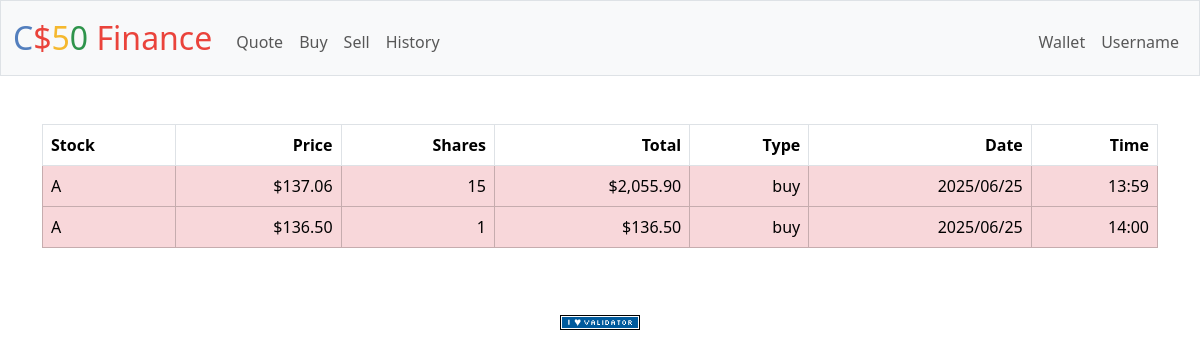
The app's page /history (signed in) with its own data.
### tables this page shows
CREATE TABLE transactions (
    id INTEGER PRIMARY KEY NOT NULL,
    user_id INTEGER NOT NULL,
    symbol TEXT NOT NULL,
    price NUMERIC NOT NULL,
    shares INTEGER NOT NULL,
    total NUMERIC NOT NULL,
    type INTEGER NOT NULL,
    date TEXT NOT NULL,
    FOREIGN KEY (user_id) REFERENCES users(id)
);

CREATE TABLE transactions_type (
id INTEGER PRIMARY KEY AUTOINCREMENT NOT NULL,
desc TEXT NOT NULL
);

### app.py (the view)
@app.route("/history")
@login_required
def history():
    id = session.get("user_id")
    stocks = db.execute("" \
    "SELECT symbol, price, shares, total, tt.desc as type, date " \
    "FROM transactions " \
    "JOIN transactions_type tt ON type = tt.id " \
    "WHERE user_id = ?" \
    "", id)
    for stock in stocks:
        print(stock["date"])
        fdatetime = stock["date"].split()
        stock["time"] = fdatetime[1]
        stock["date"] = fdatetime[0].replace("-", "/")
    return render_template("history.html", stocks=stocks)

### app.py (called while the page is built)
@app.after_request
def after_request(response):
    response.headers["Cache-Control"] = "no-cache, no-store, must-revalidate"
    response.headers["Expires"] = 0
    response.headers["Pragma"] = "no-cache"
    return response

### helpers.py (called while the page is built)
def login_required(f):
    @wraps(f)
    def decorated_function(*args, **kwargs):
        if session.get("user_id") is None:
            return redirect("/login")
        return f(*args, **kwargs)
    return decorated_function

def usd(value):
    return f"${value:,.2f}"

### templates/history.html (shortened to what this page needs)
{% extends "layout.html" %}
{% block main %}
    <table class="table table-bordered">
        <thead>
            <tr>
                <th scope="col"  class="text-start">Stock</th>
                <th scope="col"  class="text-end">Price</th>
                <th scope="col"  class="text-end">Shares</th>
                <th scope="col"  class="text-end">Total</th>
                <th scope="col"  class="text-end">Type</th>
                <th scope="col"  class="text-end">Date</th>
                <th scope="col"  class="text-end">Time</th>
            </tr>
        </thead>
        <tbody>
            {% for stock in stocks %}
                <tr class="{% if stock.type == 'sell' %} table-sucess {% else %} table-danger {% endif %}">
                    <td  class="text-start">{{ stock.symbol }}</td>
                    <td  class="text-end">{{ stock.price | usd }}</td>
                    <td  class="text-end">{{ stock.shares }}</td>
                    <td  class="text-end">{{ stock.total | usd }}</td>
                    <td  class="text-end">{{ stock.type }}</td>
                    <td  class="text-end">{{ stock.date }}</td>
                    <td  class="text-end">{{ stock.time }}</td>
                </tr>
            {% endfor %}
        </tbody>
    </table>
{% endblock %}

### records on screen
transactions: symbol "A", price "$137.06", shares "15", total "$2,055.90", type "buy", date "2025/06/25", time "13:59"
transactions: symbol "A", price "$136.50", shares "1", total "$136.50", type "buy", date "2025/06/25", time "14:00"
